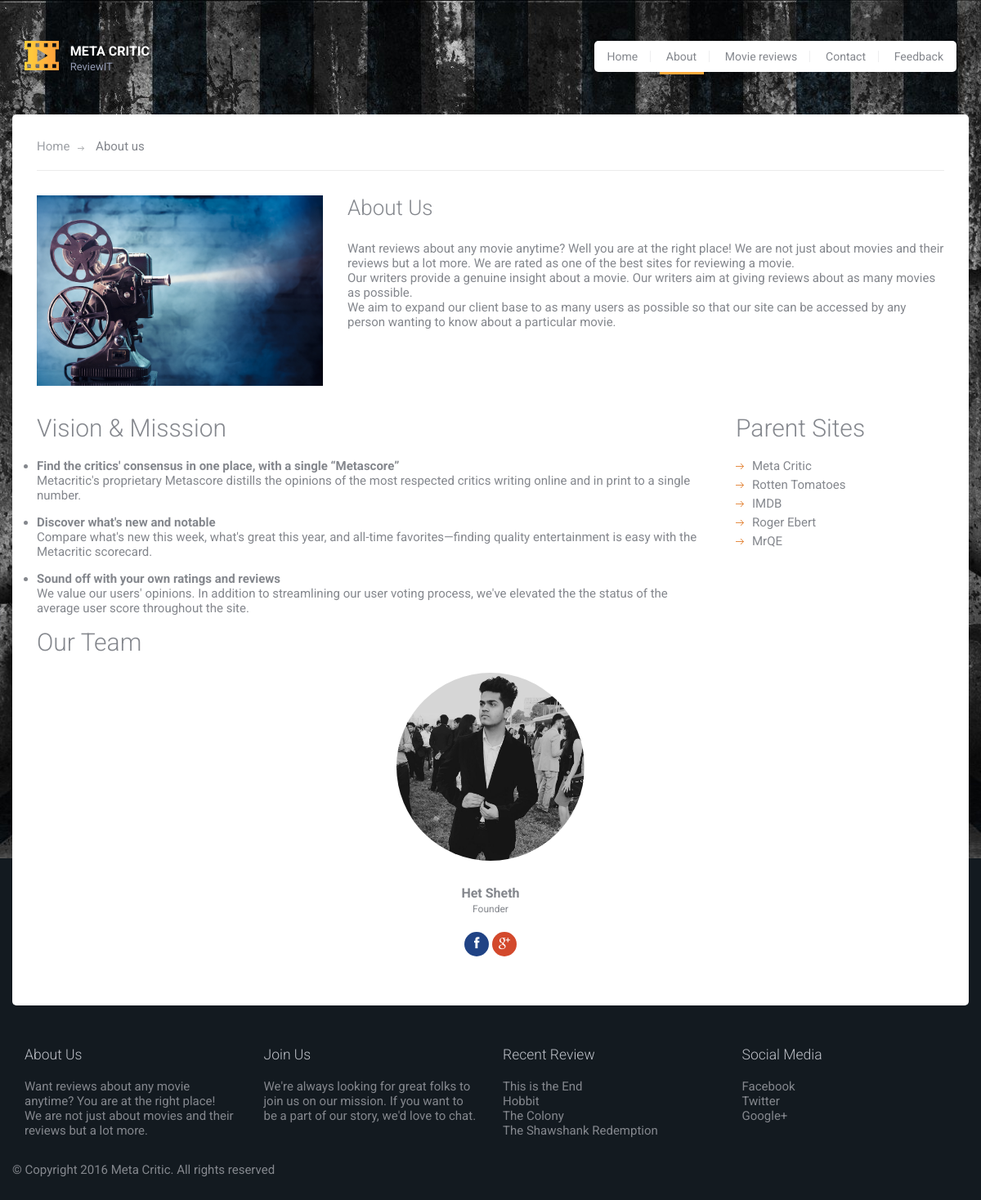
Page /about.php on the committed database.
### tables this page shows
CREATE TABLE `movie_name` (
  `id` int(10) NOT NULL,
  `movie_name` varchar(50) NOT NULL,
  `movie_image` varchar(200) NOT NULL,
  `movie_genre` varchar(20) NOT NULL,
  `movie_lang` varchar(20) NOT NULL,
  `movie_director` varchar(75) NOT NULL,
  `movie_review` text NOT NULL
);

### about.php (the view, shortened to what this page needs)
<!DOCTYPE html>
<?php
include("db.php");
?>
<html lang="en">
	<head>
		<link href="fonts/font-awesome.min.css" rel="stylesheet" type="text/css">
		<link rel="stylesheet" href="style.css">
	</head>
	<body>
		<div id="site-content">
			<header class="site-header">
				<div class="container">
					<a href="index.php" id="branding">
						<img src="images/logo.png" alt="" class="logo">
						<div class="logo-copy">
							<h1 class="site-title">Meta Critic</h1>
							<small class="site-description">ReviewIT</small>
						</div>
					</a>
					<div class="main-navigation">
						<ul class="menu">
							<li class="menu-item"><a href="index.php">Home</a></li>
							<li class="menu-item current-menu-item"><a href="about.php">About</a></li>
							<li class="menu-item"><a href="review.php">Movie reviews</a></li>
							<li class="menu-item"><a href="contact.php">Contact</a></li>
							<li class="menu-item"><a href="feedback.php">Feedback</a></li>
						</ul>
				</div>
			</header>
			<main class="main-content">
				<div class="container">
					<div class="page">
						<div class="breadcrumbs">
							<a href="index.php">Home</a>
							<span>About us</span>
						</div>
						<div class="row">
							<div class="col-md-4">
								<figure><img src="dummy/figure.jpg" alt="figure image"></figure>
							</div>
							<div class="col-md-8">
								<p class="leading">About Us</p>
								<p>Want reviews about any movie anytime? Well you are at the right place!
									We are not just about movies and their reviews but a lot more. We are rated as one of the best sites for reviewing a movie.
									<br>Our writers provide a genuine insight about a movie. Our writers aim at giving reviews about as many movies as possible.
									<br>We aim to expand our client base to as many users as possible so that our site can be accessed by any person wanting to know about a particular movie.
								</p>
							</div>
						</div>
						<div class="row">
							<div class="col-md-9">
								<h2 class="section-title">Vision &amp; Misssion</h2>
							<ul>
							<li><b>Find the critics' consensus in one place, with a single “Metascore”</b></li>
								<p>Metacritic's proprietary Metascore distills the opinions of the most respected critics writing online and in print to a single number.</p>
							<li><b>Discover what's new and notable</b></li>
								<p>Compare what's new this week, what's great this year, and all-time favorites—finding quality entertainment is easy with the Metacritic scorecard.</p>
								<li><b>Sound off with your own ratings and reviews</b></li>
							<p>We value our users' opinions. In addition to streamlining our user voting process, we've elevated the the status of the average user score throughout the site.</p>
							</ul>
							</div>
							<div class="col-md-3">
								<h2 class="section-title">Parent Sites</h2>
								<ul class="arrow">
									<li><a href="http://www.metacritic.com/">Meta Critic</a></li>
									<li><a href="http://www.rottentomatoes.com/">Rotten Tomatoes</a></li>
									<li><a href="http://www.imdb.com/">IMDB</a></li>
									<li><a href="http://www.rogerebert.com/">Roger Ebert</a></li>
									<li><a href="http://www.mrqe.com/">MrQE</a></li>
								</ul>
							</div>
						</div>
						<h2 class="section-title">Our Team</h2>
						<div class="row">
							<div class="col-md-12">
								<div class="team">
									<figure class="team-image"><img src="dummy/person-3.jpg" alt=""></figure>
									<h2 class="team-name">Het Sheth</h2>
									<small class="team-title">Founder</small>
									<div class="social-links">
										<a href="https://www.facebook.com/sheth.het" class="facebook"><i class="fa fa-facebook"></i></a>
										<a href="https://plus.google.com/100859502925311919328/posts" class="google-plus"><i class="fa fa-google-plus"></i></a>
									</div>
								</div>
							</div>
						</div>
					</div>
				</div>
			</main>
			<footer class="site-footer">
				<div class="container">
					<div class="row">
						<div class="col-md-3">
							<div class="widget">
								<h3 class="widget-title">About Us</h3>
								<p>Want reviews about any movie anytime? You are at the right place! <br>We are not just about movies and their reviews but a lot more.</p>
							</div>
						</div>
						<div class="col-md-3">
							<div class="widget">
								<h3 class="widget-title">Join Us</h3>
								<p>We're always looking for great folks to join us on our mission. If you want to be a part of our story, we'd love to chat.</p>
							</div>
						</div>
						<div class="col-md-3">
							<div class="widget">
								<h3 class="widget-title">Recent Review</h3>
								<ul class="no-bullet">
									<?php
									$get_movie = "SELECT * FROM movie_name ORDER BY RAND() LIMIT 4";
									$run_movie = mysqli_query($con, $get_movie);
									$i = 1;
									while ($row_movie = mysqli_fetch_array($run_movie)) {
										$name = $row_movie['movie_name'];
										$id = $row_movie['id'];
										echo "<li><a href='single.php?id=$id'>" . $name .  "</a></li>";
										if ($i == 4)
											break;
										$i++;
									}
									?>
								</ul>
							</div>
						</div>
						<div class="col-md-3">
							<div class="widget">
								<h3 class="widget-title">Social Media</h3>
								<ul class="no-bullet">
									<li><a href="https://www.facebook.com/Metacritic/?fref=ts&rf=111864935499854">Facebook</a></li>
									<li><a href="https://twitter.com/metacritic">Twitter</a></li>
									<li><a href="https://plus.google.com/+metacritic/posts">Google+</a></li>
									<br>
								</ul>
							</div>
						</div>
						<div class="colophon"> &copy; Copyright 2016 Meta Critic. All rights reserved</div>
					</div>
			</footer>
		</div>
	</body>
</html>

### rows in the picture
movie_name: movie_name "This is the End"
movie_name: movie_name "Hobbit"
movie_name: movie_name "The Colony"
movie_name: movie_name "The Shawshank Redemption"
